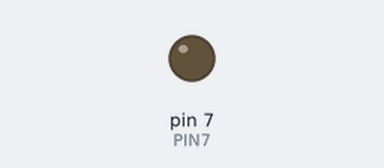
The sketch below on a simulated Arduino Uno, built with avr-gcc and run on an emulated ATmega328P. Parts: output pins drawn as LEDs (lit = HIGH). Dashed ring = blinking. At 2.0 s the program stops and its outputs stay as they are.

Above: at 0.5 s.
At 1.85 s:
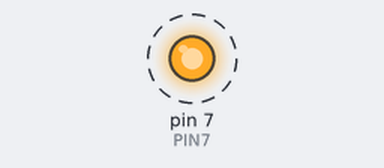
Timing chart, 0 to 3.0 s (numbered marks = the images above):
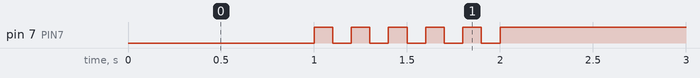

The sketch:

05_practice_2.ino
```cpp
#define PIN7 7
void setup() {
pinMode(PIN7, OUTPUT);
}
void loop() {
digitalWrite(PIN7, LOW);
delay(1000);
for(int i=0;i<5;i++){
digitalWrite(PIN7, HIGH);
delay(100);
digitalWrite(PIN7, LOW);
delay(100);
}
digitalWrite(PIN7, HIGH);
while(1){}
}
```

Measured:
- by itself, pin 7 (PIN7): alternates HIGH for 0.10 s and LOW for 0.10 s, 11 changes in all, then stays HIGH
